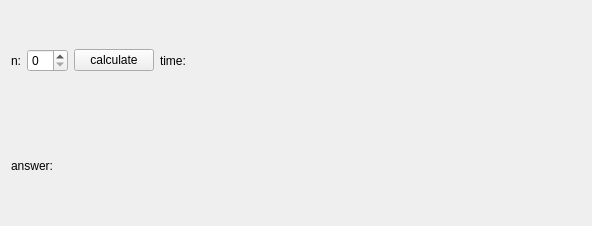
<?xml version="1.0" encoding="UTF-8"?>
<ui version="4.0">
 <class>Widget</class>
 <widget class="QWidget" name="Widget">
  <property name="geometry">
   <rect>
    <x>0</x>
    <y>0</y>
    <width>592</width>
    <height>226</height>
   </rect>
  </property>
  <property name="windowTitle">
   <string>Widget</string>
  </property>
  <layout class="QVBoxLayout" name="verticalLayout_2">
   <item>
    <layout class="QVBoxLayout" name="verticalLayout">
     <item>
      <layout class="QHBoxLayout" name="horizontalLayout_3">
       <item>
        <layout class="QHBoxLayout" name="horizontalLayout_2">
         <item>
          <layout class="QHBoxLayout" name="horizontalLayout">
           <item>
            <widget class="QLabel" name="label_2">
             <property name="text">
              <string>n:</string>
             </property>
             <property name="alignment">
              <set>Qt::AlignRight|Qt::AlignTrailing|Qt::AlignVCenter</set>
             </property>
            </widget>
           </item>
           <item>
            <widget class="QSpinBox" name="spinBox"/>
           </item>
          </layout>
         </item>
         <item>
          <widget class="QPushButton" name="pushButton">
           <property name="text">
            <string>calculate</string>
           </property>
          </widget>
         </item>
         <item>
          <widget class="QLabel" name="label_3">
           <property name="text">
            <string>time:</string>
           </property>
          </widget>
         </item>
        </layout>
       </item>
       <item>
        <spacer name="horizontalSpacer">
         <property name="orientation">
          <enum>Qt::Horizontal</enum>
         </property>
         <property name="sizeHint" stdset="0">
          <size>
           <width>40</width>
           <height>20</height>
          </size>
         </property>
        </spacer>
       </item>
      </layout>
     </item>
     <item>
      <widget class="QLabel" name="label">
       <property name="text">
        <string>answer:</string>
       </property>
      </widget>
     </item>
    </layout>
   </item>
  </layout>
 </widget>
 <resources/>
 <connections/>
</ui>
